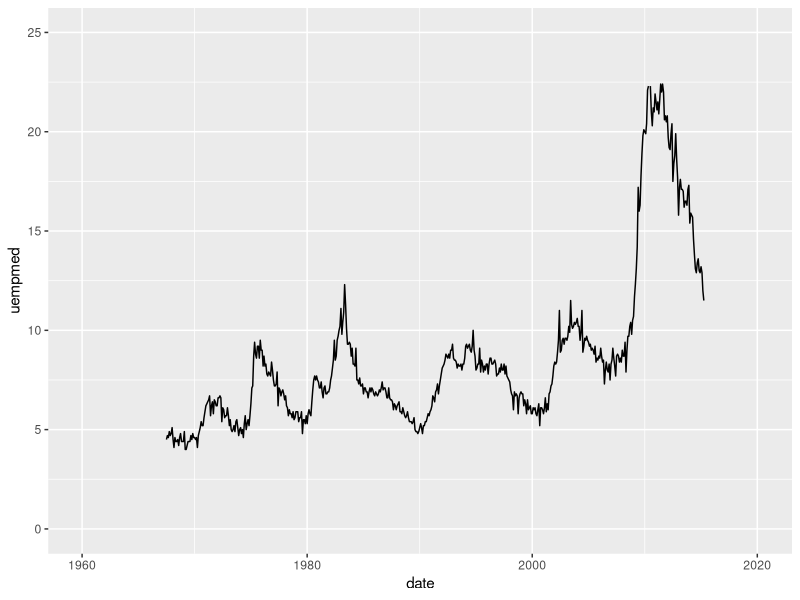

Write the R code that produced this figure. (Note: this script raises an error after producing the figure.)
library(ggplot2)
library(scales)

data(economics,package = "ggplot2")
data(presidential, package = "ggplot2")
# Basic line plot with points
p <- ggplot(data=economics, aes(x=date, y=uempmed)) +geom_line()+scale_x_date(limit=c(as.Date("1960-01-01"),as.Date("2020-02-11"))) +ylim(0,25)
p


q <- ggplot(data=presidential,aes(x=duration,y=,fill=party,alpha=0.3))+geom_col(aes(col=party))                                                                 
q

View(presidential)


presidential$duration <- presidential$end-presidential$start
presidential$duration <- round(as.numeric(presidential$duration)/365,1)


yrng <- range(economics$unemploy)
p <- p +geom_rect(aes(NULL, NULL, xmin = start, xmax = end, fill = party),
                 ymin = yrng[1], ymax = yrng[2], data = presidential)
p

#######################################
p <- ggplot(economics, aes(x = date, y = unemploy)) + geom_line()
p

yrng <- range(economics$unemploy)
p <- p + geom_rect(aes(NULL, NULL, xmin = start, xmax = end, fill = party),
                   ymin = yrng[1], ymax = yrng[2], data = presidential)
p

p + scale_fill_manual(values = alpha(c("blue", "red"), .2))

